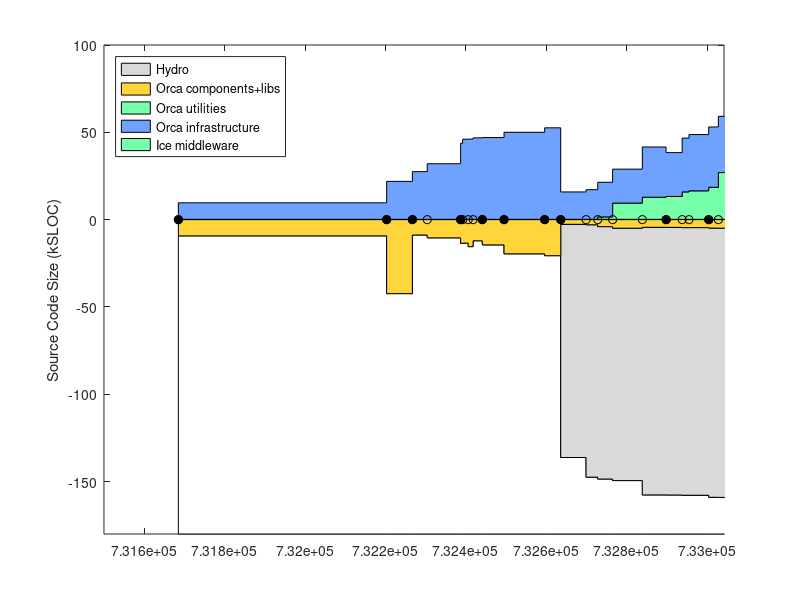

The MATLAB source for this figure: (Note: this script raises an error after producing the figure.)
% keep track of orca project size using sloccount
clear all

%%%%%%%%%% DATA %%%%%%%%%%%%%%%%%%%%

% include/* except: include/{Freeze IceSSL IcePatch2}
% src/{Ice Slice IceGrid icecpp IceStorm slice2cpp IceUtil IceBox IceXML}
%  Sice212 = [
%  (7842-1000) + (22093+18419+11499+10568+4392+4200+4252+567+316)
%  ];
%  Sice301 = [
%  (8164-1000) + (23018+19384+19169+10596+4479+4343+4308+622+319)
%  ];
% same as above, but now also add Java:
% src/{IceInternal Ice IceUtil IceBox}
%  Sice310 = [
%  (8810-1200) + (24275+20494+22689+10587+4569+4877+4770+667+319) + (13190+6915+1262+493)
%  ];
%  Sice311 = [
%  (8950-1275) + (24511+20505+22898+10590+4600+4884+4782+683+323) + (13266+6929+1262+504)
%  ];

% it's much easier to count the whole of Ice (we use most of it anyway)
% sloccount include/ src/
% (this does not account for .ice files in [ice]/slice/* but it's a small fraction of total)
Sice212 = 133523;
Sice301 = 144513;
Sice310 = 153243;
Sice311 = 154145;
Sice320 = 168475;
Sice321 = 169725;

% indeces
iyy=1;
imm=2;
idd=3;
iver=4;
isub=5;
ibase=6;
icomp=7;
iutil=8;
iad=9;

Sorca = [ ...
% YY    MM  DD  ?   SUB     BASE        COMP           UTILS    A&D VERSION
% 0.8.6: a single distro, divide in halves arbitrarily
2003     4  14  1   0       18930/2     18930/2             0   0   % 0.8.6 (last change in doc/ChangeLog
% BASE: orca-base
% COMP: orca-components
2004     9  13  1   0       42543       21726               0   0   % 0.11.0
2004    11  16  1   0       8963        27310               0   0   % 0.12.0
2004    12  23  0   0       10596       31845               0   0   % 0.12.1
2005     3  16  1   0       13767       43576               0   0   % 0.13.0
2005     3  21  0   0       13620       45874               0   0   % 0.13.1
2005     4   4  0   0       15630       45944               0   0   % 0.13.2
2005     4  16  0   0       12283       46666               0   0   % 0.13.3
2005     5   9  1   0       14639       46837               0   0   % 0.14.0
2005     7   2  1   0       19751       49854               0   0   % 0.15.0
2005    10  11  1   0       20818       52408               0   0   % 1.0.0
% BASE: just orcaice w/out test + interfaces/slice
% COMP: comp + util - orcaice 
2005    11  20  1   Sice212 2320+530    9226+8781-2320      0   0   % 2.0.0-rc1
2006     1  22  0   Sice301 2511+596    9801+9695-2511      0   0   % 2.0.0-rc2
% UTIL: sloccount components/log* 
2006     2  20  0   Sice301 3369+813    9867+14734-3369-1372 1372    0  % 2.0.0-rc3
% UTIL: sloccount components/orcaview/ components/log* utils/orcalog* utils/orcagui/ utils/orcaobj/
2006     3  29  0   Sice301 4022+1052   14625+18131-4022-9307 9307   0  % 2.0.0-rc4
2006     6  11  0   Sice310 3439+1116   19999+24867-3439-12670 12670 0  % 2.0.0-rc5  
2006     8   9  1   Sice310 3482+1116   19979+21711-3482-13111 13111 0  % 2.0.0
2006     9  18  0   Sice310 3647+1094   19317+30847-3647-15704 15704 0  % 2.0.1
2006    10   5  0   Sice310 3644+1094   20384+31798-3644-16329 16329 0  % 2.0.2
% UTIL: sloccount components/orcaview* components/log* utils/orcalog* utils/orcagui* utils/orcaobj/
2006    11  23  1   Sice311 3831+1178   21408+35311-3831-18359 18359 0  % 2.1.0
% BASE: cd src; sloccount libs/orcaice/ 
%          MINUS sloccount libs/orcaice/test 
%          PLUS sloccount interfaces/slice
% COMP: cd src; sloccount components/ libs/ 
%          MINUS sloccount libs/orcaice* libs/orcaq* libs/orcalog* libs/orcaprobe* libs/orcawall* libs/orcaobj libs/orcaobjutil/
% UTIL: cd src; sloccount utils libs/orcaq* libs/orcalog* libs/orcaprobe* libs/orcawall* libs/orcaobj libs/orcaice*
%          MINUS sloccount libs/orcaice/
% to count lines in *.ice files, rename them to *.cpp like this:
% $cd src/interfaces/slice/orca; for file in *; do mv $file `echo $file | sed s/.ice/.cpp/`; done
2006    12  17  0   Sice311 5615-1784+1240  60241-28024     32398-5615  0   % 2.1.1
2007     2   2  1   Sice311 6225-2011+1671  70376-31989     37297-6225  0   % 2.2.0
2007     4  10  1   Sice320 6232-2011+1671  72704-34165     39894-6232  0   % 2.3.0
2007     6   3  1   Sice320 6837-2056+1682  75506-34316     40074-6837  0   % 2.4.0
2007     8  13  1   Sice320 7247-2226+1772  78939-36926     42700-7247  0    % 2.5.0
2007     9  18  1   Sice321 7919-2572+1787  83838-38743     44694-7919  0    % 2.6.0
% A&D: Hydro: sloccount src
2007    10  28  1   Sice321 5844-1528+1787  77870-36287     42268-5844  6476    % 2.7.0
];
Vorca ={'0.8.6', '0.11.0', '0.12.0', '0.12.1', '0.13.0', '0.13.1', '0.13.2', '0.13.3', '0.14.0', '0.15.0', '1.0.0', ...
    '2.0.0-rc1', '2.0.0-rc2', '2.0.0-rc3', '2.0.0-rc4', '2.0.0-rc5', '2.0.0', '2.0.1', '2.0.2', '2.1.0', '2.1.1', ...
    '2.2.0', '2.3.0', '2.4.0', '2.5.0', '2.6.0', '2.7.0' }';

% add a dummy release just for display
Sorca(end+1,:) = Sorca(end,:);
Sorca(end,imm) = Sorca(end,imm)+1;
Sorca(end,iver) = 0;
Vorca{end+1} = 'dummy';

% convert dates
Torca = datenum(Sorca(:,iyy),Sorca(:,imm),Sorca(:,idd));

% 2nd digit releases
i2 = (Sorca(:,iver)==1);
Torca2 = Torca(i2);
Vorca2 = Vorca(i2);

% what can go to Hydra?
% cd libs; sloccount bros1 orcacolourtext orcadynamicload orcageom2d orcagpsutil orcaiceutil orcaimage orcaimagegrabber orcalocalnav orcalockfile orcamapload orcamisc orcanavutil orcaogfusion orcaogmap orcapathplan orcaping orcaportability orcaserial orcawifi
% cd components; sloccount gps/garmin/ insgps/novatel insgps/novatelspan/ laser2d/laser2dutil/ laser2d/sickacfr/ laser2d/sickcarmen/ localnav/vfhdriver/ segwayrmp/rmpdriver/ 
% 15,102 + 10,322

% for comparison, ASN
%  Sasn = 90433;

Splayer = [ 
% YY    MM  DD  ?   SUB     BASE                COMP       UTIL  VERSION
% BASE: (server-drivers)+client_libs
% COMP: drivers + utils
2002    12 04   1  0    (17331-12037)+9188      12037+2685 0    % 1.3.1
2003    7  15   1  0    (30452-24334)+12458     24334+3064 0    % 1.4-rc1
2003    12 07   1  0    (37378-30947)+13110     30947+9633 0    % 1.4-rc2
2004    5  31   1  0    (49225-42643)+13664     42643+3550 0    % 1.5
2004    11 12   1  0    (50758-43190)+13545     43190+4479 0    % 1.6
2005    1  31   0  0    (52069-44517)+13576     44517+4662 0    % 1.6.2
2005    7  28   0  0    (53348-45686)+14300     45686+5188 0    % 1.6.5
% BASE: (libplayercore-./bindings) + client_libs + (libplayertcp-./bindings)
% note: libplayerxdr is autogenerated
% COMP: server + utils
2005    10 25   0  0    (4866-0)+7560+(1391-0)  46474+5725  0   % 2.0pre7
% SUB : 0
% BASE: sloccount libplayercore client_libs libplayertcp 
%           MINUS sloccount libplayercore/bindings/ libplayertcp/bindings
% note: libplayerxdr is autogenerated
% COMP: sloccount server 
% UTIL: sloccount utils PLUS stage/src
2006    2  28   1  0    63992-47749-1291        54704       0     % 2.0.0
2006    3  25   1  0    65606-48912-1291        53033       0     % 2.0.1
2006    6   9   1  0    69083-51546-1319        61421       0     % 2.0.2
2006    9  26   1  0    69388-51546-1319        64088       13606       % 2.0.3
2007    5   2   1  0    69602-51686-1359        58396       9589+13606  % 2.0.4
2007   10  26   1  0    23526-109               78141       11404+13606 % 2.0.4+
];
Tplayer = datenum(Splayer(:,1),Splayer(:,2),Splayer(:,3));

Saria = [
% YY    MM  DD  ? SUB   BASE    COMP    UTIL    VERSION
% SUB : 0
% BASE: sloccount ArNetworking/include/ ArNetworking/src/
% COMP: sloccount include src
% UTIL: 0 
2007    2   20  1  0    15854   45965   0       % 2.5.1
];

Scarmen = [
% YY    MM  DD  ?   SUB     BASE    COMP                    UTIL   VERSION
% SUB : cd src; sloccount ipc
% BASE: sloccount carmenpp global java python
% COMP: sloccount src MINUS all other
% UTIL: sloccount logger logtools mapeditor param_daemon robotgui simulator 
2007    8   15  1  24965    12032   107745-24965-12032-19629  19629   % 0.6.7
];

Sorocos = [
% YY    MM  DD  ?   SUB     BASE    COMP                        UTIL   VERSION
% SUB : cd ACE_wrappers; sloccount ace PLUS sloccount TAO/tao/
% BASE: ?
% LIBS: sloccount orocos-bfl-[VERSION]-src/src PLUS sloccount kdl-[VERSION]/kdl
% COMP: sloccount orocos-rtt-[VERSION]/src PLUS cd orocos-ocl-[VERSION]; sloccount hardware motion_control
% UTIL: cd orocos-ocl-[VERSION]; sloccount taskbrowser signals deployment reporting viewer ocl 
2007    8   15  1  160300+237011   0   (7767+12865)+(48971+20068)    5104   % ace-5.5, tao-1.5, rtt-1.2.1, bfl-0.6.1, kdl-0.4, ocl-0.4.1
];

Syarp = [
% YY    MM  DD  ?   SUB  BASE     COMP       UTIL   VERSION
% SUB : 0
% BASE: sloccount libYARP_OS libYARP_OS_compat
% COMP: sloccount yarpdev libYARP_dev libYARP_math libYARP_sig libYARP_sig_compat 
% UTIL: sloccount yarp-imageviewer modules
2007    7   26  1  0     21633   23528    1613   % 2.1.6
];

% YY    MM  DD  ?   SUB  BASE     COMP       UTIL
% SUB : 0
% BASE: 0
% COMP: sloccount . (matlab files will not be counted)
% UTIL: 0
Sopenslam = [
2007    8   16  1   0    0        23719      0
];

%%%%%%%%%% PLOTTING %%%%%%%%%%%%%%%%%%%%

Smax = 180;
d0 = [Torca Torca]'; d0=d0(:); d0(1)=[];
d1 = Smax-Sorca(:,isub)-Sorca(:,ibase); d1 = [d1 d1]'; d1=d1(:); d1(end)=[];
d2 = Sorca(:,isub); d2 = [d2 d2]'; d2=d2(:); d2(end)=[];
d3 = Sorca(:,ibase); d3 = [d3 d3]'; d3=d3(:); d3(end)=[];
d4 = Sorca(:,icomp); d4 = [d4 d4]'; d4=d4(:); d4(end)=[];
d5 = Sorca(:,iutil); d5 = [d5 d5]'; d5=d5(:); d5(end)=[];
d6 = Sorca(:,iad); d6 = [d6 d6]'; d6=d6(:); d6(end)=[];

figure(1), clf
ha=area( d0, [d1 d2 d3 d5 d4 d6]/1e3, -Smax ); hold on
plot( Torca, 0*Torca, 'k-o' )
h2=plot( Torca2, 0*Torca2, 'ko' );
set(h2,'markerfacecolor','k')
ylabel('Source Code Size (kSLOC)')

set(ha(1),'facecolor',1*[1 1 1]);
set(ha(2),'facecolor',.85*[1 1 1]);
set(ha(3),'facecolor',min(255,[255 153 0]+60)/255);
set(ha(4),'facecolor',min(255,[60 255 109]+60)/255);
set(ha(5),'facecolor',min(255,[51 102 255]+60)/255);
set(ha(6),'facecolor',min(255,[60 255 109]+60)/255);
ha(1)=[];
legend(fliplr(ha),'Hydro','Orca components+libs','Orca utilities','Orca infrastructure','Ice middleware', 'Location','NorthWest')
%  xlim(datenum([2004;2005],[7;7],[1;1]) )
ylim([-Smax 100])
ax=axis;
xlim( [ax(1) datenum([2006 12 31])] )
ax=axis;
% label releases
mark('x', Torca2 )
i2odd = (1:2:length(Torca2));
ht = text(Torca2(i2odd)+5,.04*ax(4)*ones(length(i2odd),1),Vorca2(i2odd));
set(ht,'fontsize',8)
i2even = (2:2:length(Torca2));
ht = text(Torca2(i2even)+5,.08*ax(4)*ones(length(i2even),1),Vorca2(i2even));
set(ht,'fontsize',8)
datetick( 'x', 12 )
hp = plot( Tplayer, -Splayer(:,ibase)/1e3, 'k--o', Tplayer, Splayer(:,icomp)/1e3, 'k--o' );
set(hp, 'color', .5*[1 1 1] )
hpt = text( Tplayer(2), -Splayer(2,ibase)/1e3-8, 'Player infrastructure');
set(hpt, 'color', .5*[1 1 1] )
hpt = text( Tplayer(2), (Splayer(2,icomp)+Splayer(2,iutil))/1e3-5, 'Player "components+utils"');
set(hpt, 'color', .5*[1 1 1] )
%mark('y', Dasn(1,1)/1e3 );
%text( datenum([2003 5 1]), Dasn(1,1)/1e3, 'ASN')
xlabel('Releases')
title('http://orca-robotics.sf.net')

ht=text(datenum(2003,7,1),-Smax+15, '*   generated using David A. Wheeler`s SLOCCount' );
set(ht,'fontsize',8)
ht=text(datenum(2003,7,1),-Smax+5, '** see data in [ORCA2]/scripts/matlab/sloccount/slocs.m' );
set(ht,'fontsize',8)
